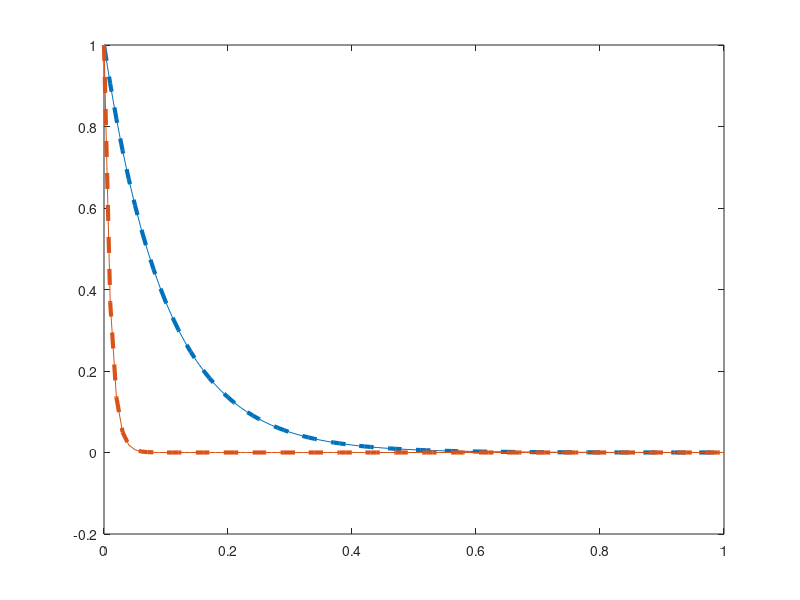

This figure's MATLAB source:
close all
phi = [10 100];

x_vec = 0:0.01:1;



c_mat = lines(length(phi));

for i = 1:length(phi)


c_vec = cosh(phi(i)*x_vec) - tanh(phi(i))*sinh(phi(i)*x_vec);

c_vec2 = exp(-phi(i)*x_vec);

figure(1)
plot(x_vec,c_vec,'-','color',c_mat(i,:)); hold on
plot(x_vec,c_vec2,'--','color',c_mat(i,:),'LineWidth', 3); hold on
%ylim([0 1])


end
